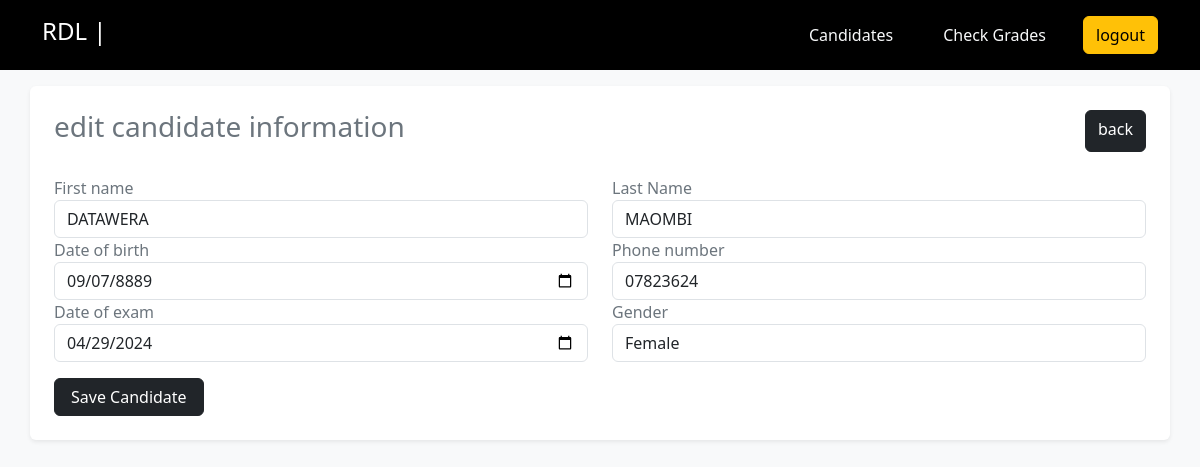
The page /admin/editCandidate.php?id=12000834763483 on the database its author committed.
### tables this page shows
CREATE TABLE `candidate` (
  `candidateNationalId` varchar(16) NOT NULL,
  `firstName` text NOT NULL,
  `lastName` text NOT NULL,
  `gender` text NOT NULL,
  `dob` date NOT NULL DEFAULT current_timestamp(),
  `examDate` date NOT NULL DEFAULT current_timestamp(),
  `phoneNumber` varchar(10) NOT NULL
);

### admin/editCandidate.php (the view, shortened to what this page needs)
<?php
$user = $_SESSION['auth'];
require "../config/connection.php";
if ($_SERVER['REQUEST_METHOD'] == "GET") {
    $candidateId = $_GET['id'];
    $candidate = $conn
        ->query("SELECT * FROM `candidate` WHERE `candidateNationalId` = '$candidateId'")
        ->fetch_object();
}
?>
<!DOCTYPE html>
<html lang="en">
<head>
    <link rel="stylesheet" href="..\bootstrap\css\bootstrap.min.css">
</head>
<body class="bg-light text-secondary">
    <div class="bg-black text-white">
        <div class="container d-flex align-items-center justify-content-between">
            <h4>RDL | <?php echo $user->adminName; ?> </h4>
            <ul class="d-flex align-items-center gap-4 mt-3 list-unstyled">
                <li>
                    <a href="index.php" class="btn btn-link text-light text-decoration-none">Candidates</a>
                </li>
                <li>
                    <a href="grades.php" class="btn btn-link text-light text-decoration-none">Check Grades</a>
                </li>
                <li>
                    <a href="../auth/logout.php" class="btn btn-warning">logout</a>
                </li>
            </ul>
        </div>
    </div>
    <div class="container my-3 bg-white rounded shadow-sm p-4">
        <div class="d-flex justify-content-between mb-4">
            <h3>edit candidate information</h3>
            <a href="index.php" class="btn btn-dark">back</a>
        </div>
        <form method="post">
            <div class="row">
                <div class="col-md-6">
                    <div class="form-group">
                        <label for="">First name</label>
                        <input value="<?php echo $candidate->firstName; ?>" type="text" name="firstName" class="form-control" placeholder="ex: John">
                    </div>
                </div>
                <div class="col-md-6">
                    <div class="form-group">
                        <label for="">Last Name</label>
                        <input value="<?php echo $candidate->lastName; ?>" type="text" name="lastName" class="form-control" placeholder="ex: Doe">
                    </div>
                </div>
                <div class="col-md-6">
                    <div class="form-group">
                        <label for="">Date of birth</label>
                        <input value="<?php echo $candidate->dob; ?>" type="date" name="dob" class="form-control">
                    </div>
                </div>
                <div class="col-md-6">
                    <div class="form-group">
                        <label for="">Phone number</label>
                        <input value="<?php echo $candidate->phoneNumber; ?>" type="number" name="phoneNumber" class="form-control">
                    </div>
                </div>
                <div class="col-md-6">
                    <div class="form-group">
                        <label for="">Date of exam</label>
                        <input value="<?php echo $candidate->examDate; ?>" type="date" class="form-control" name="examDate">
                    </div>
                </div>
                <div class="col-md-6">
                    <div class="form-group">
                        <label for="">Gender</label>
                        <select name="gender" class="form-control">
                            <option value="Female" <?php echo $candidate->gender == "Female" ? "selected" : null; ?>>Female</option>
                        </select>
                    </div>
                </div>
                <div class="col-md-12">
                    <div class="form-group mt-3">
                        <button class="btn btn-dark px-3">Save Candidate</button>
                    </div>
                </div>
            </div>
        </form>
    </div>
</body>
</html>

### rows shown on the page
candidate: firstName "DATAWERA", lastName "MAOMBI", dob "09/07/8889", phoneNumber "07823624", examDate "04/29/2024", gender "Female"
